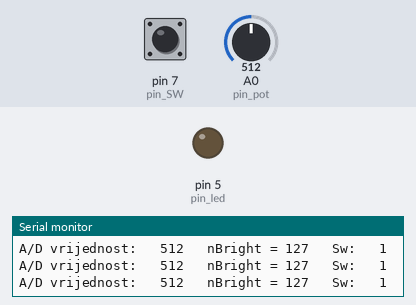
A sketch run on a simulated Arduino Uno, built with avr-gcc and run on an emulated ATmega328P. Parts: output pins drawn as LEDs (lit = HIGH), the last lines printed to the serial monitor. The inputs (shaded band) are chosen by the test bench; at power-on: pin 7 (pin_SW) HIGH, A0 (pin_pot) = 512.

Above: at 1.2 s.
1.3 s: pin 7 (pin_SW) pulled LOW for 0.15 s
At 1.39 s:
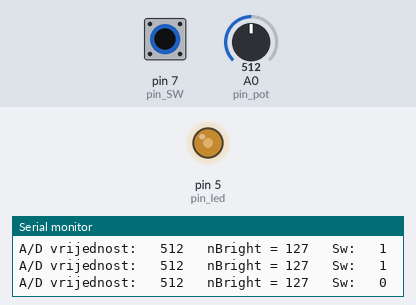
2.9 s: A0 (pin_pot) set to 420
5.9 s: A0 (pin_pot) set to 392
7.4 s: pin 7 (pin_SW) pulled LOW for 1 s
At 9.3 s:
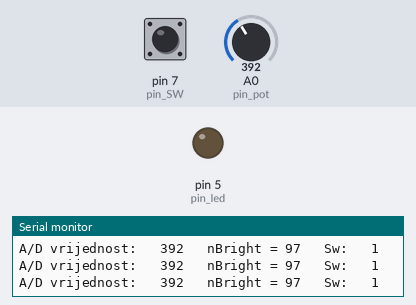
11.4 s: pin 7 (pin_SW) pulled LOW for 3.2 s
At 12.7 s:
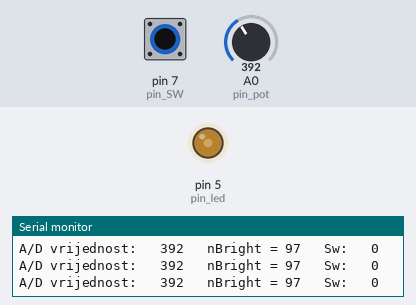
Timing chart, 0 to 16.1 s (numbered marks = the images above; inputs shaded):
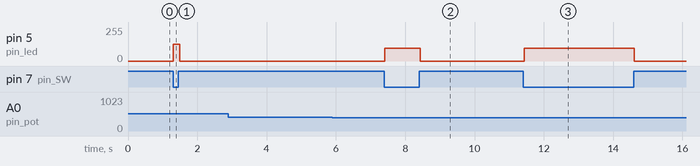

The sketch:

LV03_ZAD03.ino
```cpp
int pin_pot = A0;
int pin_led = 5;
int pin_SW = 7;

int AD_value = 0;
int button = 0;

void setup() {
  pinMode(pin_pot, INPUT);
  pinMode(pin_led, OUTPUT);
  pinMode(pin_SW, INPUT_PULLUP);
  Serial.begin(9600);
}

void loop() {
  AD_value = analogRead(pin_pot);  //analognu vrijednost potenciometra stavljamo u varijablu AD_value
  button = digitalRead(pin_SW);  //očitavamo stanje na switchu (button==0 - sklopka spojena)

  int nBright = map(AD_value, 0, 1023, 0, 255); //vrijednost (0-1023) pretvaramo u (0-255)

  if(button != 1){    //ako je sklopka uključena
    analogWrite(pin_led, nBright);
  }
  else{
    analogWrite(pin_led, 0);
  }

  Serial.print("A/D vrijednost: \t");
  Serial.print(AD_value);
  Serial.print("\t nBright = ");
  Serial.print(nBright);
  Serial.print("\t Sw: \t");
  Serial.print(button);
  Serial.print("\n");
}
```

Measured:
- after the input at 1.3 s, pin 5 (pin_led): 0/255 → 127/255 at once, → 0/255 0.18 s later
- after the input at 7.4 s, pin 5 (pin_led): 0/255 → 97/255 at once, → 0/255 1.0 s later
- after the input at 11.4 s, pin 5 (pin_led): 0/255 → 97/255 at once, → 0/255 3.2 s later
